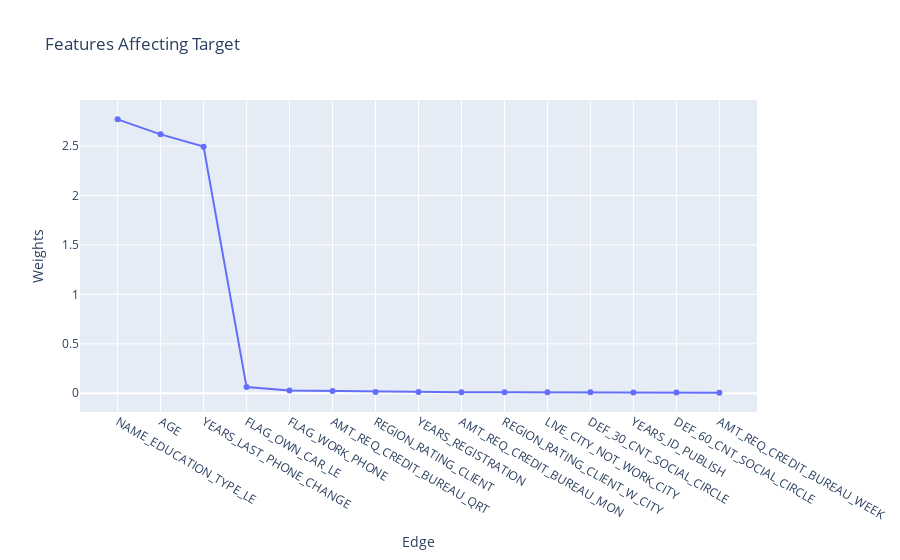

The notebook cell this image was saved under:
### Code cell
import plotly.express as px

fig = px.line(target_df.head(15), y="Weights", x = "Edge",markers = True, title = "Features Affecting Target")
# fig.update_traces(textposition="top left")
fig.show()

### Figure 1 — Plotly figure (JSON) as saved in the notebook; plotly's stock layout.template omitted (floating-point values rounded to 4 significant figures)
{"data": [{"hovertemplate": "Edge=%{x}<br>Weights=%{y}<extra></extra>", "legendgroup": "", "line": {"color": "#636efa", "dash": "solid"}, "marker": {"symbol": "circle"}, "mode": "markers+lines", "name": "", "orientation": "v", "showlegend": false, "type": "scatter", "x": ["NAME_EDUCATION_TYPE_LE", "AGE", "YEARS_LAST_PHONE_CHANGE", "FLAG_OWN_CAR_LE", "FLAG_WORK_PHONE", "AMT_REQ_CREDIT_BUREAU_QRT", "REGION_RATING_CLIENT", "YEARS_REGISTRATION", "AMT_REQ_CREDIT_BUREAU_MON", "REGION_RATING_CLIENT_W_CITY", "LIVE_CITY_NOT_WORK_CITY", "DEF_30_CNT_SOCIAL_CIRCLE", "YEARS_ID_PUBLISH", "DEF_60_CNT_SOCIAL_CIRCLE", "AMT_REQ_CREDIT_BUREAU_WEEK"], "xaxis": "x", "y": [2.769, 2.618, 2.493, 0.06191, 0.02719, 0.02287, 0.01287, 0.01286, 0.01123, 0.01048, 0.009746, 0.008892, 0.008144, 0.00677, 0.005931], "yaxis": "y"}], "layout": {"legend": {"tracegroupgap": 0}, "title": {"text": "Features Affecting Target"}, "xaxis": {"anchor": "y", "domain": [0, 1], "title": {"text": "Edge"}}, "yaxis": {"anchor": "x", "domain": [0, 1], "title": {"text": "Weights"}}}}
